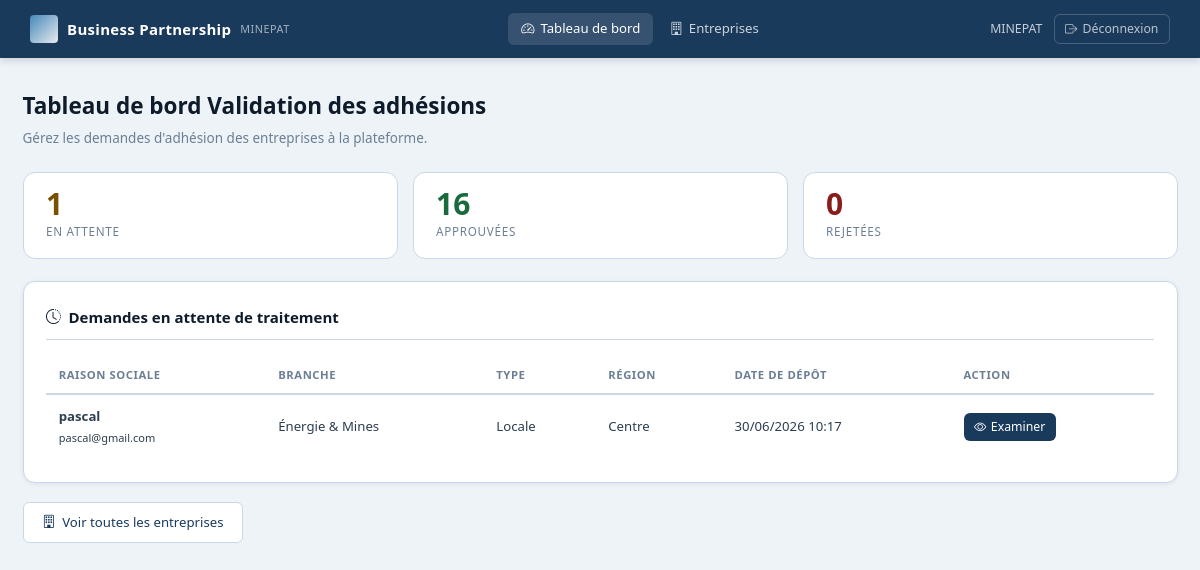
The app's page /ministere/ (signed in) with its own data.
### entreprises/models.py (models this page shows, shortened)
class Entreprise(AbstractUser):
    raison_sociale = models.CharField(max_length=255)
    email = models.EmailField(unique=True)
    telephone=models.CharField(max_length=20, null=True, blank=True)
    est_locale = models.BooleanField(default=True)
    region = models.CharField(max_length=50, choices=REGIONS_CAMEROUN, blank=True, null=True)
    branche_activite = models.CharField(max_length=50, choices=BRANCHES_ACTIVITE, blank=True, null=True)
    description = models.TextField(blank=True, null=True)
    statut = models.CharField(max_length=20, choices=STATUT_CHOICES, default='EN_ATTENTE')
    date_inscription = models.DateTimeField(auto_now_add=True)
    date_validation = models.DateTimeField(blank=True, null=True)
    motif_rejet = models.TextField(blank=True, null=True)
    doc_registre_commerce = models.FileField(upload_to='documents/')
    doc_contribuable = models.FileField(upload_to='documents/')
    doc_autre = models.FileField(upload_to='documents/', blank=True, null=True)
    USERNAME_FIELD = 'username'
    REQUIRED_FIELDS = ['email', 'raison_sociale']
    class Meta:
        verbose_name = "Entreprise"

### ministere/views.py (the view)
# urls.py: path('', views.tableau_de_bord, name='ministere_tableau'),
@staff_member_required
def tableau_de_bord(request):
    en_attente = Entreprise.objects.filter(statut='EN_ATTENTE', is_staff=False).order_by('date_inscription')
    approuvees = Entreprise.objects.filter(statut='APPROUVEE', is_staff=False).count()
    rejetees = Entreprise.objects.filter(statut='REJETEE', is_staff=False).count()
    return render(request, 'ministere/tableau_de_bord.html', {
        'en_attente': en_attente,
        'nb_approuvees': approuvees,
        'nb_rejetees': rejetees,
    })

### templates/ministere/tableau_de_bord.html (shortened to what this page needs)
{% extends 'base.html' %}
{% block content %}
<div class="page-layout">
  <div class="page-header">
    <div>
      <h1>Tableau de bord Validation des adhésions</h1>
      <p>Gérez les demandes d'adhésion des entreprises à la plateforme.</p>
    </div>
  </div>
  <div class="stats-bar">
    <div class="stat-item stat-pending">
      <span class="stat-value">{{ en_attente.count }}</span>
      <span class="stat-label">En attente</span>
    </div>
    <div class="stat-item stat-approved">
      <span class="stat-value">{{ nb_approuvees }}</span>
      <span class="stat-label">Approuvées</span>
    </div>
    <div class="stat-item stat-rejected">
      <span class="stat-value">{{ nb_rejetees }}</span>
      <span class="stat-label">Rejetées</span>
    </div>
  </div>
  <div class="section-card">
    <h2 class="section-title"><i class="bi bi-clock-history"></i> Demandes en attente de traitement</h2>
    {% if en_attente %}
    <div class="table-wrapper">
      <table class="data-table">
        <thead>
          <tr>
            <th>Raison sociale</th>
            <th>Branche</th>
            <th>Type</th>
            <th>Région</th>
            <th>Date de dépôt</th>
            <th>Action</th>
          </tr>
        </thead>
        <tbody>
          {% for e in en_attente %}
          <tr>
            <td><strong>{{ e.raison_sociale }}</strong><br><small>{{ e.email }}</small></td>
            <td>{{ e.get_branche_activite_display }}</td>
            <td>{% if e.est_locale %}Locale{% else %}Étrangère{% endif %}</td>
            <td>{{ e.region|default:"—" }}</td>
            <td>{{ e.date_inscription|date:"d/m/Y H:i" }}</td>
            <td>
              <a href="{% url 'examiner_entreprise' e.pk %}" class="btn-primary-sm">
                <i class="bi bi-eye"></i> Examiner
              </a>
            </td>
          </tr>
          {% endfor %}
        </tbody>
      </table>
    </div>
    {% else %}
    <div class="empty-state empty-state-center">
      <i class="bi bi-check-circle"></i>
      <p>Aucune demande en attente. Toutes les demandes ont été traitées.</p>
    </div>
    {% endif %}
  </div>
  <div class="mt-2">
    <a href="{% url 'liste_entreprises' %}" class="btn-outline">
      <i class="bi bi-building"></i> Voir toutes les entreprises
    </a>
  </div>
</div>
{% endblock %}

### templates/base.html (shortened to what this page needs)
<!DOCTYPE html>
<html lang="fr">
<head>
  {% load static %}
  <link rel="stylesheet" href="{% static 'css/style.css' %}">
  <link rel="stylesheet" href="https://cdn.jsdelivr.net/npm/bootstrap-icons@1.11.3/font/bootstrap-icons.min.css">
</head>
<body>
{% if user.is_authenticated %}
<nav class="navbar">
  <div class="nav-brand">
    <span class="nav-logo-mark"></span>
    <span class="nav-title">Business Partnership</span>
    <span class="nav-sub">MINEPAT</span>
  </div>
  <div class="nav-links">
    {% if user.is_staff %}
      <a href="{% url 'ministere_tableau' %}" class="nav-link {% if request.resolver_match.url_name == 'ministere_tableau' %}active{% endif %}">
        <i class="bi bi-speedometer2"></i> Tableau de bord
      </a>
      <a href="{% url 'liste_entreprises' %}" class="nav-link">
        <i class="bi bi-building"></i> Entreprises
      </a>
    {% endif %}
  </div>
  <div class="nav-user">
    <span class="nav-username">{{ user.raison_sociale|default:user.username }}</span>
    <a href="{% url 'deconnexion' %}" class="btn-logout">
      <i class="bi bi-box-arrow-right"></i> Déconnexion
    </a>
  </div>
</nav>
{% endif %}
<main class="main-content {% if not user.is_authenticated %}auth-page{% endif %}">
  {% block content %}{% endblock %}
</main>
</body>
</html>

### records on screen
Entreprise: raison_sociale "MINEPAT"
Entreprise: raison_sociale "pascal", email "pascal@gmail.com", branche_activite "Énergie & Mines", est_locale "Locale", region "Centre", date_inscription "30/06/2026 10:17"

### other values on screen
{{ en_attente.count }} "1"
{{ nb_approuvees }} "16"
{{ nb_rejetees }} "0"
